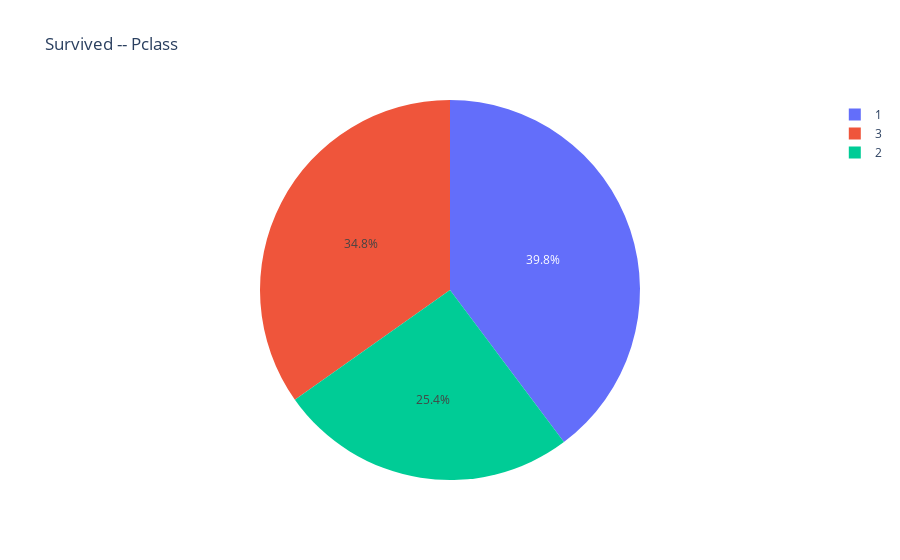

Notebook source saved alongside this figure:
### Markdown cell above
<a id="pclass-survived"></a><br>
#### Pclass  --  Survived

### Code cell
print("Surviving probability of Pclasses")
print(dfTrain[["Pclass","Survived"]].groupby(["Pclass"], as_index = False).mean().sort_values(by="Survived",ascending=False))
relationPieChart(dfTrain,"Survived","Pclass")

### Figure 1 — Plotly figure (JSON) as saved in the notebook; plotly's stock layout.template omitted (floating-point values rounded to 4 significant figures; data arrays with more than 128 entries replaced by an {"elided": "..."} marker saying what was removed)
{"data": [{"domain": {"x": [0.0, 1.0], "y": [0.0, 1.0]}, "hoverlabel": {"namelength": 0}, "hovertemplate": "Pclass=%{label}<br>Survived=%{value}", "labels": {"elided": "891 int values"}, "legendgroup": "", "name": "", "showlegend": true, "type": "pie", "values": {"elided": "891 int values"}}], "layout": {"legend": {"tracegroupgap": 0}, "title": {"text": "Survived -- Pclass"}}}
